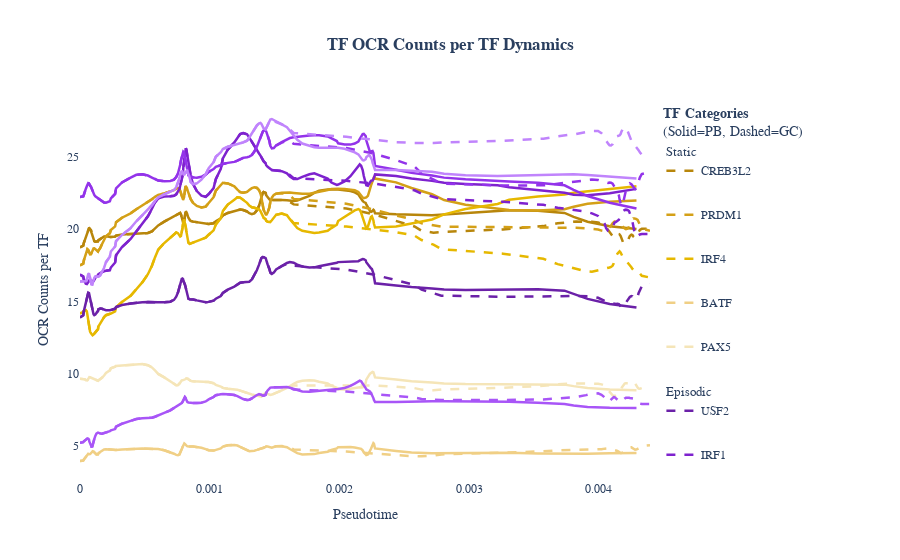

Notebook code for this chart:
### Code cell
fig = plot_tf_chromatin_dynamics(
    data_df=count, 
    y_axis_label="OCR Counts per TF"
)

# Display the figure
fig.show()
fig.write_image("/ocean/projects/cis240075p/asachan/datasets/B_Cell/multiome_1st_donor_UPMC_aggr/dictys_outs/actb1_added_v2/output/figures/tf_count_dynamics_by_category.svg", format='svg', width=2000, height=600)

### Figure 1 — Plotly figure (JSON) as saved in the notebook; plotly's stock layout.template omitted (floating-point values rounded to 4 significant figures; data arrays with more than 128 entries replaced by an {"elided": "..."} marker saying what was removed)
{"data": [{"legendgroup": "CREB3L2", "legendgrouptitle": {"text": "Static"}, "line": {"color": "#B8860B", "dash": "dash", "width": 2.5}, "mode": "lines", "name": "CREB3L2", "showlegend": true, "type": "scatter", "x": {"elided": "143 float values"}, "y": {"elided": "143 float values"}}, {"legendgroup": "CREB3L2", "line": {"color": "#B8860B", "dash": "solid", "width": 2.5}, "mode": "lines", "name": "CREB3L2", "showlegend": false, "type": "scatter", "x": {"elided": "138 float values"}, "y": {"elided": "138 float values"}}, {"legendgroup": "PRDM1", "line": {"color": "#D4A017", "dash": "dash", "width": 2.5}, "mode": "lines", "name": "PRDM1", "showlegend": true, "type": "scatter", "x": {"elided": "143 float values"}, "y": {"elided": "143 float values"}}, {"legendgroup": "PRDM1", "line": {"color": "#D4A017", "dash": "solid", "width": 2.5}, "mode": "lines", "name": "PRDM1", "showlegend": false, "type": "scatter", "x": {"elided": "138 float values"}, "y": {"elided": "138 float values"}}, {"legendgroup": "IRF4", "line": {"color": "#E6B800", "dash": "dash", "width": 2.5}, "mode": "lines", "name": "IRF4", "showlegend": true, "type": "scatter", "x": {"elided": "143 float values"}, "y": {"elided": "143 float values"}}, {"legendgroup": "IRF4", "line": {"color": "#E6B800", "dash": "solid", "width": 2.5}, "mode": "lines", "name": "IRF4", "showlegend": false, "type": "scatter", "x": {"elided": "138 float values"}, "y": {"elided": "138 float values"}}, {"legendgroup": "BATF", "line": {"color": "#F0CF85", "dash": "dash", "width": 2.5}, "mode": "lines", "name": "BATF", "showlegend": true, "type": "scatter", "x": {"elided": "143 float values"}, "y": {"elided": "143 float values"}}, {"legendgroup": "BATF", "line": {"color": "#F0CF85", "dash": "solid", "width": 2.5}, "mode": "lines", "name": "BATF", "showlegend": false, "type": "scatter", "x": {"elided": "138 float values"}, "y": {"elided": "138 float values"}}, {"legendgroup": "PAX5", "line": {"color": "#F5E5B8", "dash": "dash", "width": 2.5}, "mode": "lines", "name": "PAX5", "showlegend": true, "type": "scatter", "x": {"elided": "143 float values"}, "y": {"elided": "143 float values"}}, {"legendgroup": "PAX5", "line": {"color": "#F5E5B8", "dash": "solid", "width": 2.5}, "mode": "lines", "name": "PAX5", "showlegend": false, "type": "scatter", "x": {"elided": "138 float values"}, "y": {"elided": "138 float values"}}, {"legendgroup": "USF2", "legendgrouptitle": {"text": "Episodic"}, "line": {"color": "#6B21A8", "dash": "dash", "width": 2.5}, "mode": "lines", "name": "USF2", "showlegend": true, "type": "scatter", "x": {"elided": "143 float values"}, "y": {"elided": "143 float values"}}, {"legendgroup": "USF2", "line": {"color": "#6B21A8", "dash": "solid", "width": 2.5}, "mode": "lines", "name": "USF2", "showlegend": false, "type": "scatter", "x": {"elided": "138 float values"}, "y": {"elided": "138 float values"}}, {"legendgroup": "IRF1", "line": {"color": "#7E22CE", "dash": "dash", "width": 2.5}, "mode": "lines", "name": "IRF1", "showlegend": true, "type": "scatter", "x": {"elided": "143 float values"}, "y": {"elided": "143 float values"}}, {"legendgroup": "IRF1", "line": {"color": "#7E22CE", "dash": "solid", "width": 2.5}, "mode": "lines", "name": "IRF1", "showlegend": false, "type": "scatter", "x": {"elided": "138 float values"}, "y": {"elided": "138 float values"}}, {"legendgroup": "TFEC", "line": {"color": "#9333EA", "dash": "dash", "width": 2.5}, "mode": "lines", "name": "TFEC", "showlegend": true, "type": "scatter", "x": {"elided": "143 float values"}, "y": {"elided": "143 float values"}}, {"legendgroup": "TFEC", "line": {"color": "#9333EA", "dash": "solid", "width": 2.5}, "mode": "lines", "name": "TFEC", "showlegend": false, "type": "scatter", "x": {"elided": "138 float values"}, "y": {"elided": "138 float values"}}, {"legendgroup": "MEF2A", "line": {"color": "#A855F7", "dash": "dash", "width": 2.5}, "mode": "lines", "name": "MEF2A", "showlegend": true, "type": "scatter", "x": {"elided": "143 float values"}, "y": {"elided": "143 float values"}}, {"legendgroup": "MEF2A", "line": {"color": "#A855F7", "dash": "solid", "width": 2.5}, "mode": "lines", "name": "MEF2A", "showlegend": false, "type": "scatter", "x": {"elided": "138 float values"}, "y": {"elided": "138 float values"}}, {"legendgroup": "MEF2C", "line": {"color": "#C084FC", "dash": "dash", "width": 2.5}, "mode": "lines", "name": "MEF2C", "showlegend": true, "type": "scatter", "x": {"elided": "143 float values"}, "y": {"elided": "143 float values"}}, {"legendgroup": "MEF2C", "line": {"color": "#C084FC", "dash": "solid", "width": 2.5}, "mode": "lines", "name": "MEF2C", "showlegend": false, "type": "scatter", "x": {"elided": "138 float values"}, "y": {"elided": "138 float values"}}], "layout": {"font": {"family": "Arial, sans-serif"}, "legend": {"orientation": "v", "title": {"text": "<b>TF Categories</b><br>(Solid=PB, Dashed=GC)"}, "tracegroupgap": 25, "x": 1.02, "y": 0.5}, "margin": {"r": 250, "t": 100}, "paper_bgcolor": "white", "plot_bgcolor": "white", "title": {"text": "<b>TF OCR Counts per TF Dynamics</b>", "x": 0.5}, "xaxis": {"range": [0, 0.004396], "showgrid": true, "title": {"text": "Pseudotime"}}, "yaxis": {"title": {"text": "OCR Counts per TF"}}}}
